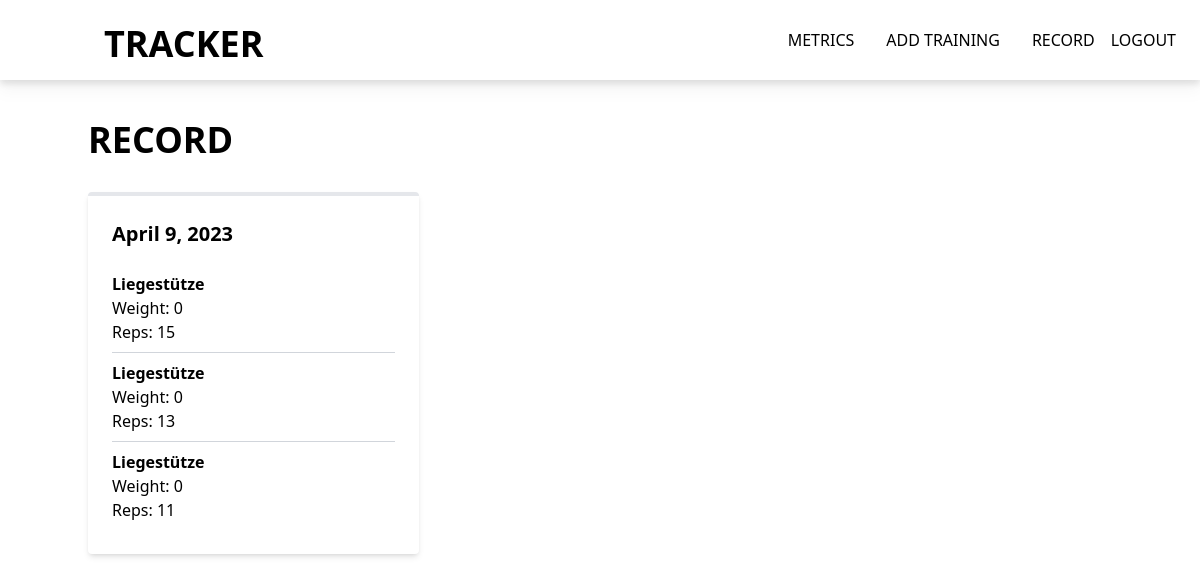
Page /tracker/record/ (signed in) on the earlier database version.
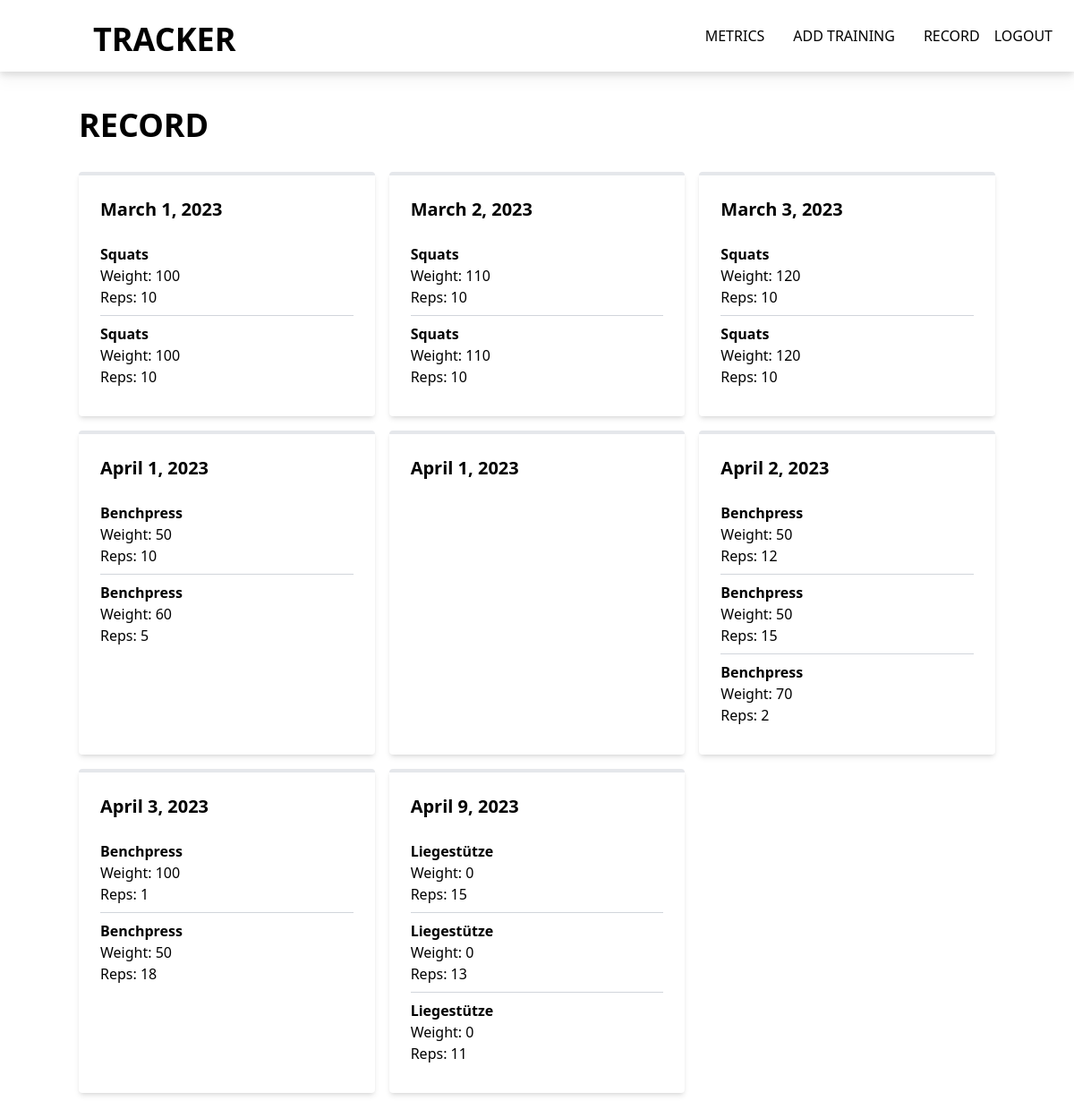
Same page on the later database version.
### tracker/models.py (models this page shows)
class Training(models.Model):
    userTraining = models.ForeignKey(
        User, default=None, on_delete=models.CASCADE, null=True)
    Date = models.DateField(default=datetime.date.today)
    def __str__(self):
        return str(self.Date)

class Set(models.Model):
    Excercise = models.ForeignKey(
        Excercise, default=None, on_delete=models.CASCADE)
    Training = models.ForeignKey(
        Training, default=None, on_delete=models.CASCADE)
    Weight = models.IntegerField()
    Reps = models.IntegerField()
    def __str__(self):
        return str(self.Excercise)+str(self.Training)

class Excercise(models.Model):
    author = models.ForeignKey(User, default=User, on_delete=models.CASCADE)
    Excercise = models.TextField()
    def __str__(self):
        return str(self.Excercise)

### tracker/views.py (the view)
# urls.py: path('record/', views.record, name='record'),
def record(request):
    if request.user.is_authenticated:
        trainings = Training.objects.filter(
            userTraining=request.user).order_by('Date')
        print(trainings)
        trainingDict = {}
        for i in trainings:
            trainingDict[i] = list(Set.objects.filter(Training=i))
        print("TRAINING DICT", trainingDict)
        return render(request, 'tracker/record.html', {'trainingDict': trainingDict})
    else:
        return render(request, 'tracker/record.html')

### mysite/templates/tracker/record.html (shortened to what this page needs)
{% extends "../base.html" %}
{% block content %}
{% if user.is_authenticated %}
<div class="container mx-auto mt-[120px]">
    <h1 class="text-4xl font-bold mb-8 text-6C63FF">RECORD</h1>
    <div class="grid grid-cols-1 md:grid-cols-2 lg:grid-cols-3 gap-4">
        {% for key,value in trainingDict.items %}
            <div class="bg-white shadow-md rounded p-6 border-t-4 border-6C63FF">
                <h2 class="text-xl font-semibold mb-4 text-6C63FF">{{ key.Date }}</h2>
                <div class="divide-y divide-gray-300">
                    {% for set in value %}
                        <div class="py-2">
                            <p class="font-semibold text-6C63FF">{{ set.Excercise }}</p>
                            <p>Weight: {{ set.Weight }}</p>
                            <p>Reps: {{ set.Reps }}</p>
                        </div>
                    {% endfor %}
                </div>
            </div>
        {% endfor %}
    </div>
</div>
{% endif %}
{% endblock %}

### mysite/templates/base.html (shortened to what this page needs)
{% load static tailwind_tags %}
<!DOCTYPE html>
<html lang="en">
	<head>
		{% tailwind_css %}
	</head>
      <nav class='w-screen h-[80px] z-20 fixed drop-shadow-lg top-0 fadeIn  text-black bg-white'  id="myScrollspy" >
        <div class='px-2 flex w-full h-full justify-between'>
          <div class='flex items-center flex-row'>
                <a class='text-3xl font-bold mr-4 sm:text-4xl h-[80px] w-[80px]' href="/">
                </a>
                <a class='text-3xl font-extrabold mr-4 sm:text-4xl pt-2 hidden sm:inline-block' href="/">TRACKER</a>
          </div>
          <div class='flex items-center'>
          <ul class='hidden md:flex items-center'>
                        <li ><a class="m-4 nbar projekte" href="/tracker/metrics" >METRICS</a></li>
                        <li ><a class="p-4 nbar projekte" href="/tracker/createWorkout" >ADD TRAINING</a></li>
                        <li ><a class="p-4 nbar ablauf" href="/tracker/record" >RECORD</a></li>
          </ul>
          <div class="hidden md:flex pr-4">
            {% if user.is_authenticated %}
            <form class="site-form" action="/authuser/logout/" method="post">
                <input type="submit" value="LOGOUT" />
            {% else %}
            <a
              class="px-8 ml-4 py-3 solidButton button-primary"
              href="/authuser/login"
              >LOGIN</a
            >
            {% endif %}
          </div>
          </div>
        </div>
      </nav>
      <div class="mb-[120px]">
            {% block content %}
             {% endblock %}
      </div>
</html>

### mysite/templates/base.html (style rules this page uses)
#myScrollspy { transition: background-color 0.5s; }

Differences in the rows shown:
added Training: Date "March 1, 2023"
added Set: Excercise "Squats", Weight "100", Reps "10", shown under "March 1, 2023"
added Set: Excercise "Squats", Weight "100", Reps "10", shown under "March 1, 2023"
added Training: Date "March 2, 2023"
added Set: Excercise "Squats", Weight "110", Reps "10", shown under "March 2, 2023"
added Set: Excercise "Squats", Weight "110", Reps "10", shown under "March 2, 2023"
added Training: Date "March 3, 2023"
added Set: Excercise "Squats", Weight "120", Reps "10", shown under "March 3, 2023"
added Set: Excercise "Squats", Weight "120", Reps "10", shown under "March 3, 2023"
added Training: Date "April 1, 2023"
added Set: Excercise "Benchpress", Weight "50", Reps "10", shown under "April 1, 2023"
added Set: Excercise "Benchpress", Weight "60", Reps "5", shown under "April 1, 2023"
added Training: Date "April 1, 2023"
added Training: Date "April 2, 2023"
added Set: Excercise "Benchpress", Weight "50", Reps "12", shown under "April 2, 2023"
added Set: Excercise "Benchpress", Weight "50", Reps "15", shown under "April 2, 2023"
added Set: Excercise "Benchpress", Weight "70", Reps "2", shown under "April 2, 2023"
added Training: Date "April 3, 2023"
added Set: Excercise "Benchpress", Weight "100", Reps "1", shown under "April 3, 2023"
added Set: Excercise "Benchpress", Weight "50", Reps "18", shown under "April 3, 2023"
